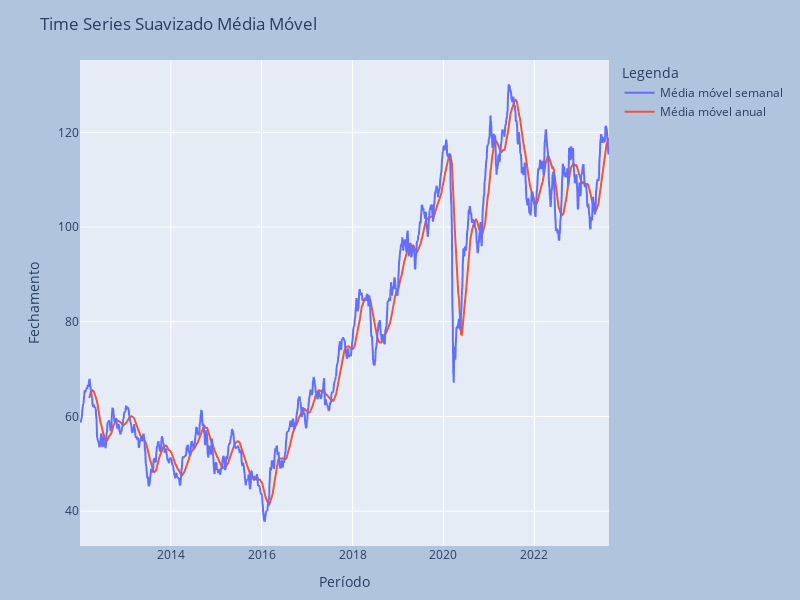

This figure's notebook cell:
### Code cell
ma_semanal = df_fechamento.rolling(5).mean().rename(columns = {'fechamento': 'Média móvel semanal'})
ma_anual = df_fechamento.rolling(52).mean()

fig = px.line(ma_semanal, width = 800, height = 600)
fig.add_scatter(x = ma_anual.index, y = ma_anual.fechamento, name = 'Média móvel anual')

fig.update_layout(
    margin = dict(l = 80, r = 20, t = 60, b = 50),
    paper_bgcolor = 'LightSteelBlue',
    title = 'Time Series Suavizado Média Móvel',
    xaxis_title = 'Período',
    yaxis_title = 'Fechamento',
    legend_title = 'Legenda'
)

fig.show()

### Figure 1 — Plotly figure (JSON) as saved in the notebook; plotly's stock layout.template omitted (floating-point values rounded to 4 significant figures; data arrays with more than 128 entries replaced by an {"elided": "..."} marker saying what was removed)
{"data": [{"hovertemplate": "variable=Média móvel semanal<br>data=%{x}<br>value=%{y}<extra></extra>", "legendgroup": "Média móvel semanal", "line": {"color": "#636efa", "dash": "solid"}, "marker": {"symbol": "circle"}, "mode": "lines", "name": "Média móvel semanal", "showlegend": true, "type": "scattergl", "x": {"elided": "2884 str values"}, "xaxis": "x", "y": {"elided": "2884 float values"}, "yaxis": "y"}, {"name": "Média móvel anual", "type": "scatter", "x": {"elided": "2884 str values"}, "y": {"elided": "2884 float values"}}], "layout": {"height": 600, "legend": {"title": {"text": "Legenda"}, "tracegroupgap": 0}, "margin": {"b": 50, "l": 80, "r": 20, "t": 60}, "paper_bgcolor": "LightSteelBlue", "title": {"text": "Time Series Suavizado Média Móvel"}, "width": 800, "xaxis": {"anchor": "y", "domain": [0, 1], "title": {"text": "Período"}}, "yaxis": {"anchor": "x", "domain": [0, 1], "title": {"text": "Fechamento"}}}}
